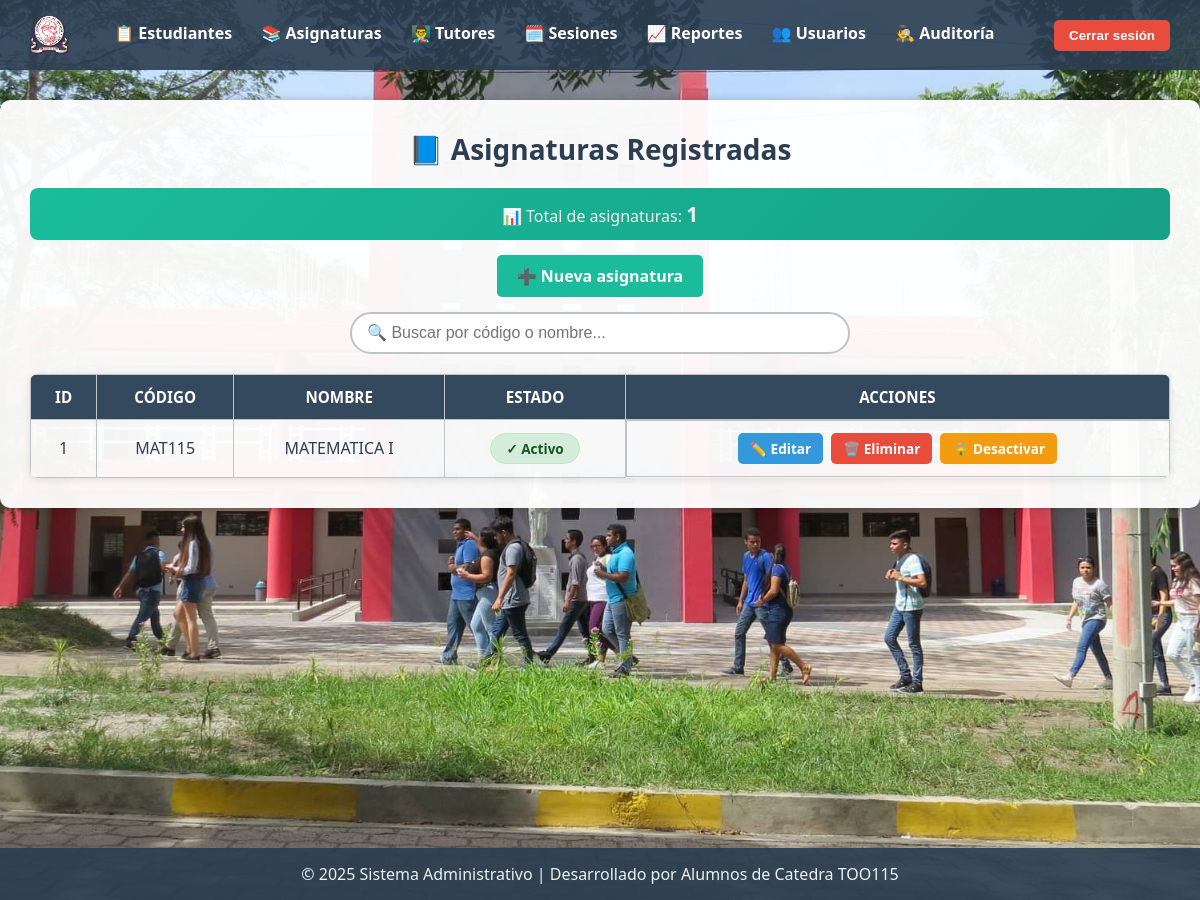
/Controladores/AsignaturasController.php, run on the app's committed database.
### tables this page shows
CREATE TABLE `asignatura` (
  `id_asignatura` int(11) NOT NULL,
  `codigo` varchar(20) NOT NULL,
  `nombre` varchar(120) NOT NULL,
  `estado` tinyint(4) DEFAULT 1,
  `creado_en` datetime DEFAULT current_timestamp(),
  `actualizado_en` datetime DEFAULT current_timestamp() ON UPDATE current_timestamp()
);

### Modelos/Asignatura.php (called while the page is built, shortened)
<?php
class Asignatura {
  private $conexion;
  public function __construct($conexion) {
    $this->conexion = $conexion;
  }
  public function listar() {
    $sql = "SELECT * FROM asignatura ORDER BY id_asignatura DESC";
    return $this->conexion->query($sql);
  }
}
?>

### vistas/asignaturas/listarAsignaturas.php (the view, shortened to what this page needs)
<?php include_once(dirname(__DIR__) . '/plantillas/menu.php'); ?>
<!DOCTYPE html>
<html lang="es">
<head>
  <link rel="stylesheet" href="../../publico/recursos/estilo.css">
</head>
<body>
<section class="seccion-estudiantes">
  <h2>📘 Asignaturas Registradas</h2>
  <div class="info-registros">
    <p>📊 Total de asignaturas: <strong><?= $asignaturas->num_rows ?></strong></p>
  </div>
  <div class="acciones-superiores">
    <a class="boton-nuevo" href="<?= BASE_URL ?>/index.php?modulo=asignaturas&accion=crear">➕ Nueva asignatura</a>
  </div>
  <div class="buscador">
    <input type="text" id="buscarAsignatura" placeholder="🔍 Buscar por código o nombre..." onkeyup="filtrarTabla()">
  </div>
  <table class="tabla-estudiantes">
    <thead>
      <tr>
        <th>ID</th>
        <th>Código</th>
        <th>Nombre</th>
        <th>Estado</th>
        <th>Acciones</th>
      </tr>
    </thead>
    <tbody>
      <?php if ($asignaturas && $asignaturas->num_rows > 0): ?>
        <?php while ($row = $asignaturas->fetch_assoc()): ?>
          <tr>
            <td><?= $row['id_asignatura'] ?></td>
            <td><?= $row['codigo'] ?></td>
            <td><?= $row['nombre'] ?></td>
            <td>
              <span class="badge badge-<?= $row['estado'] ? 'activo' : 'inactivo' ?>">
                <?= $row['estado'] ? '✓ Activo' : '✗ Inactivo' ?>
              </span>
            </td>
            <td class="acciones-celda">
              <a class="accion-editar" href="<?= BASE_URL ?>/index.php?modulo=asignaturas&accion=editar&id=<?= $row['id_asignatura'] ?>">✏️ Editar</a>
              <a class="accion-eliminar" href="<?= BASE_URL ?>/index.php?modulo=asignaturas&accion=eliminar&id=<?= $row['id_asignatura'] ?>" onclick="return confirm('¿Eliminar asignatura?')">🗑️ Eliminar</a>
              <a class="accion-<?= $row['estado'] ? 'desactivar' : 'activar' ?>" href="<?= BASE_URL ?>/index.php?modulo=asignaturas&accion=cambiarEstado&id=<?= $row['id_asignatura'] ?>">
                <?= $row['estado'] ? '🔒 Desactivar' : '🔓 Activar' ?>
              </a>
            </td>
          </tr>
        <?php endwhile; ?>
      <?php else: ?>
        <tr><td colspan="5">No hay asignaturas registradas.</td></tr>
      <?php endif; ?>
    </tbody>
  </table>
</section>
</body>
</html>

### Publico/recursos/estilo.css (style rules this page uses)
* { margin: 0; padding: 0; box-sizing: border-box; }
body { font-family: 'Segoe UI', sans-serif; background: url('../assets/fondo.jpg') no-repeat center center fixed; background-size: cover; min-height: 100vh; color: white; padding-bottom: 60px; }
.contenido p { font-size: 20px; color: #ecf0f1; }
.seccion-estudiantes { background-color: rgba(255, 255, 255, 0.95); padding: 30px; border-radius: 10px; color: #2c3e50; box-shadow: 0 0 10px rgba(0,0,0,0.2); max-width: 1400px; margin: 100px auto 30px auto; animation: fadeIn 0.8s ease-in-out; }
.seccion-estudiantes h2 { margin-bottom: 20px; font-size: 28px; text-align: center; }
.info-registros { background: linear-gradient(135deg, #1abc9c 0%, #16a085 100%); color: white; padding: 12px 20px; border-radius: 8px; margin-bottom: 15px; text-align: center; }
.info-registros p { margin: 0; font-size: 1em; }
.info-registros strong { font-size: 1.3em; }
.acciones-superiores { margin-bottom: 15px; text-align: center; }
.boton-nuevo { background-color: #1abc9c; color: white; padding: 10px 20px; text-decoration: none; border-radius: 5px; font-weight: bold; transition: background 0.3s; display: inline-block; }
.buscador { margin-bottom: 20px; text-align: center; }
.buscador input { width: 100%; max-width: 500px; padding: 10px 15px; border: 2px solid #bdc3c7; border-radius: 25px; font-size: 1em; outline: none; transition: border-color 0.3s ease; }
.tabla-estudiantes { width: 100%; border-collapse: collapse; font-size: 16px; box-shadow: 0 2px 8px rgba(0,0,0,0.1); border-radius: 8px; overflow: hidden; }
.tabla-estudiantes th, .tabla-estudiantes td { border: 1px solid #bdc3c7; padding: 12px; text-align: center; }
.tabla-estudiantes th { background-color: #34495e; color: white; text-transform: uppercase; font-size: 0.95em; }
.tabla-estudiantes tbody tr { transition: background-color 0.2s ease; }
.badge { padding: 5px 15px; border-radius: 20px; font-size: 0.85em; font-weight: 600; display: inline-block; }
.badge-activo { background-color: #d4edda; color: #155724; border: 1px solid #c3e6cb; }
.acciones-celda { display: flex; gap: 8px; flex-wrap: wrap; justify-content: center; align-items: center; }
.accion-editar, .accion-eliminar, .accion-desactivar, .accion-activar { padding: 6px 12px; text-decoration: none; border-radius: 5px; font-weight: bold; margin: 0; font-size: 0.85em; transition: all 0.3s ease; display: inline-block; }
.accion-editar { background-color: #3498db; color: white; }
.accion-eliminar { background-color: #e74c3c; color: white; }
.accion-desactivar { background-color: #f39c12; color: white; }

### data on the page
asignatura: id_asignatura "1", codigo "MAT115", nombre "MATEMATICA I", estado "✓ Activo"

### other printed values
$asignaturas->num_rows "1"
